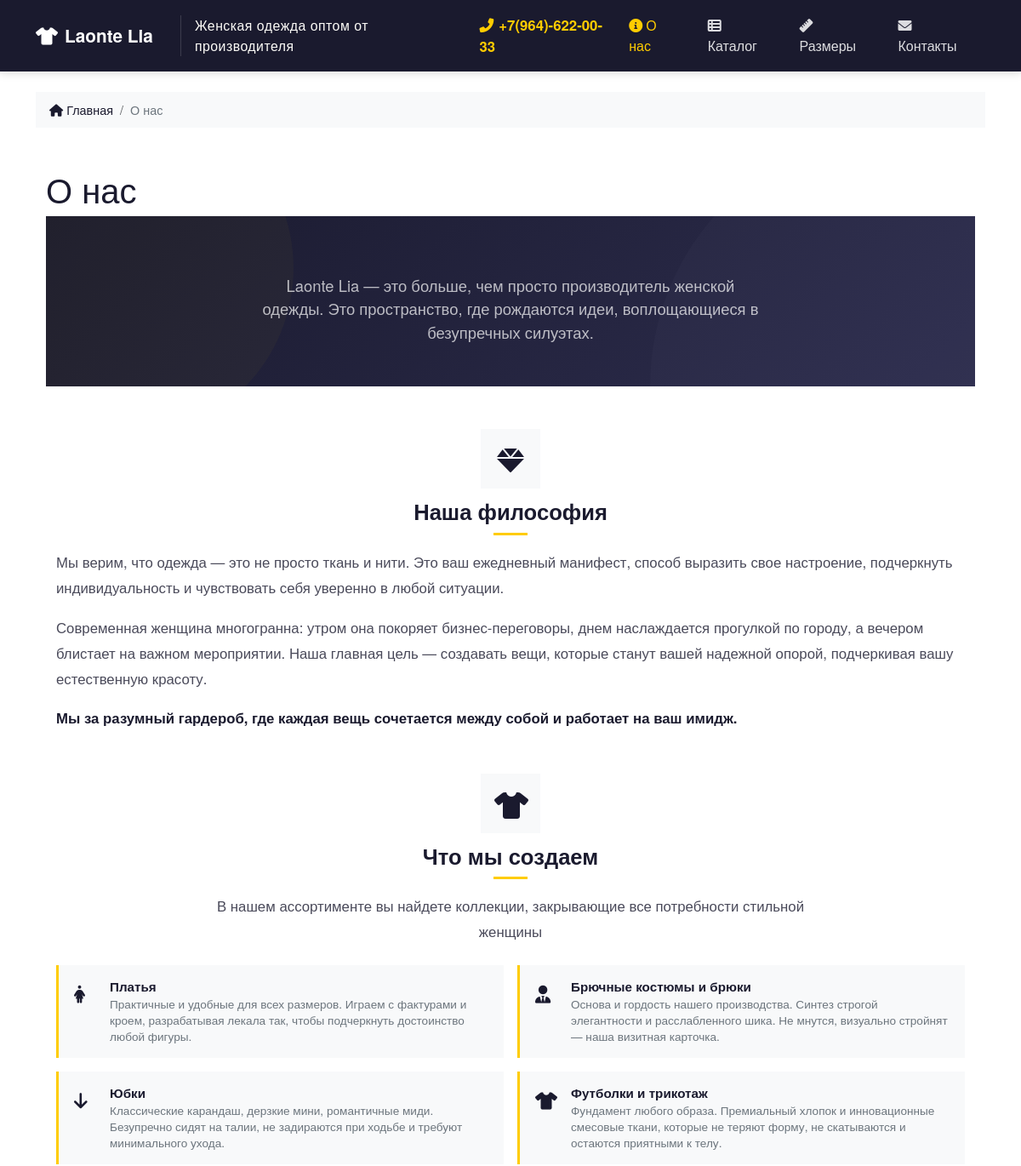
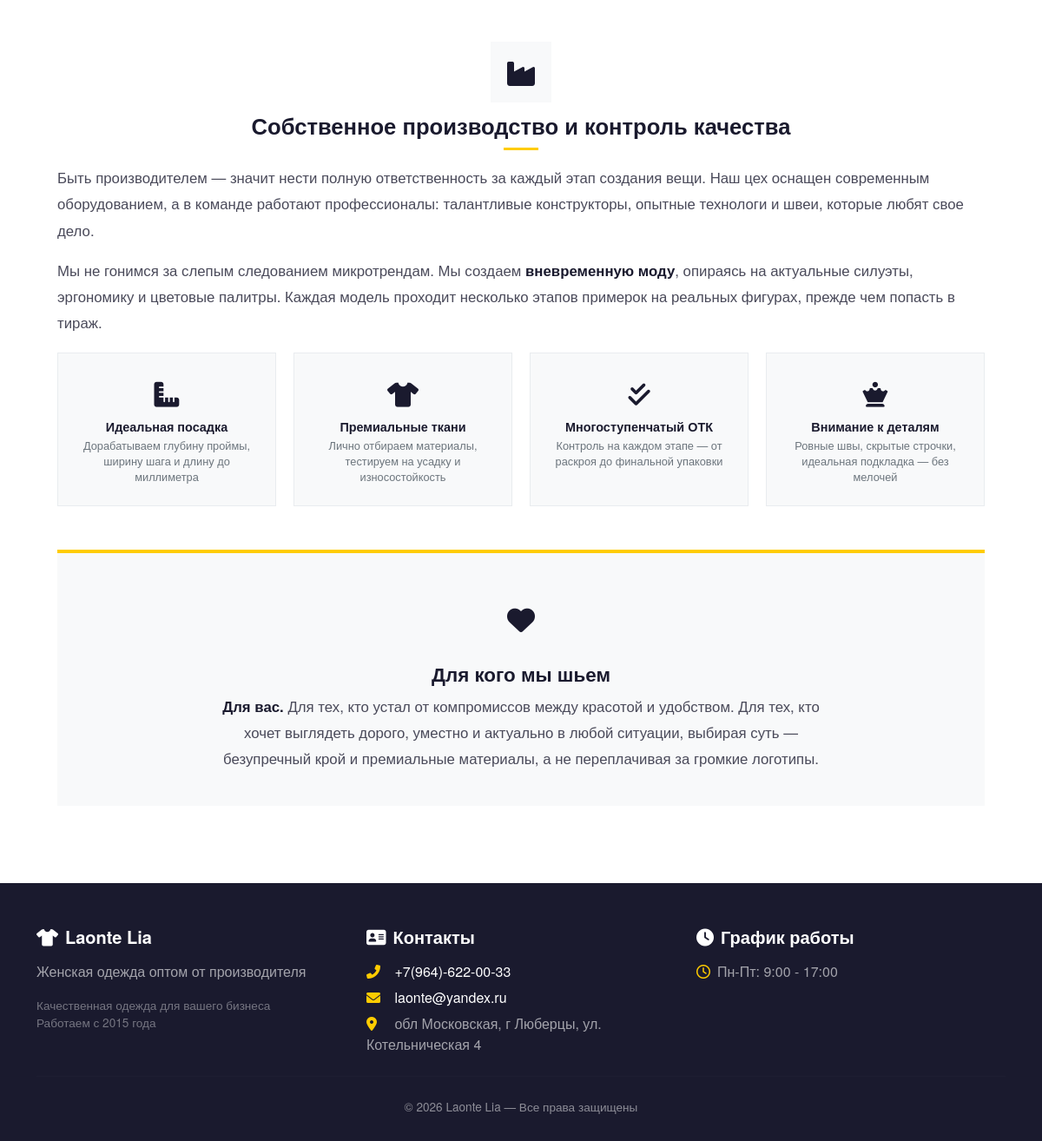
The page /about/ on the database its author committed (2 pictures, top to bottom).
### shop/models.py (models this page shows, shortened)
class SiteSettings(models.Model):
    company_name = models.CharField(
        "Название компании", max_length=100, default="Laonte Lia"
    )
    phone = models.CharField("Телефон", max_length=20, blank=True)
    phone_extra = models.CharField(
        "Доп. телефон",
        max_length=20,
        blank=True,
        help_text="Например: 8 (800) 555-35-35",
    )
    email = models.EmailField("Email", blank=True)
    address = models.CharField("Адрес", max_length=200, blank=True)
    work_hours = models.CharField(
        "График работы",
        max_length=100,
        blank=True,
        help_text="Например: Пн–Пт: 9:00–18:00",
    )
    footer_text = models.CharField(
        "Текст в подвале",
        max_length=200,
        blank=True,
        default="&copy; 2026 Laonte Lia — Все права защищены",
    )
    vk_link = models.URLField("VK", blank=True)
    telegram_link = models.URLField("Telegram", blank=True)
    instagram_link = models.URLField("Instagram", blank=True)
    class Meta:
        verbose_name = "Настройки сайта"
        verbose_name_plural = "Настройки сайта"

class AboutUs(models.Model):
    title = models.CharField("Заголовок", max_length=100, default="О нас")
    content = models.TextField("Текст", help_text="Можно использовать HTML")
    image = models.ImageField("Фото", upload_to="about/", blank=True, null=True)
    is_active = models.BooleanField("Активно", default=True)
    class Meta:
        verbose_name = "О нас"
        verbose_name_plural = "О нас"

### shop/views.py (the view)
# urls.py: path("about/", views.about_us, name="about_us"),
def about_us(request):
    try:
        about = AboutUs.objects.get(is_active=True)
    except AboutUs.DoesNotExist:
        about = None
    return render(request, "shop/about.html", {"about": about})

### shop/context_processors.py (called while the page is built)
def site_settings(request):
    try:
        settings = SiteSettings.objects.get()
    except SiteSettings.DoesNotExist:
        settings = None
    return {"site_settings": settings}

### shop/templates/shop/about.html (shortened to what this page needs)
{% extends "shop/base.html" %}
{% block content %}
<div class="container my-5">
    <div class="row align-items-center">
        <div class="{% if about.image %}col-md-6{% else %}col-12{% endif %}">
            <h1>{{ about.title }}</h1>
            <div class="content">
                {{ about.content|safe }}
            </div>
        </div>
    </div>
{% endblock %}

### shop/templates/shop/base.html (shortened to what this page needs)
<!DOCTYPE html>
<html lang="ru">
<head>
    <link href="https://cdn.jsdelivr.net/npm/bootstrap@5.3.0/dist/css/bootstrap.min.css" rel="stylesheet">
    <link rel="stylesheet" href="https://cdnjs.cloudflare.com/ajax/libs/font-awesome/6.0.0/css/all.min.css">
</head>
<body>
    <nav class="navbar navbar-expand-lg">
        <div class="container">
            <div class="brand-wrapper">
                <a class="navbar-brand" href="/">
                    <i class="fas fa-tshirt me-2"></i>{{ site_settings.company_name|default:"Laonte Lia" }}
                </a>
                <span class="brand-slogan">Женская одежда оптом от производителя</span>
            </div>
            {% if site_settings.phone %}
                <span class="phone-number d-none d-lg-inline">
                    <i class="fas fa-phone-alt"></i>{{ site_settings.phone }}
                </span>
            {% endif %}
            <div class="collapse navbar-collapse" id="navbarNav">
                <ul class="navbar-nav ms-auto">
                    <li class="nav-item">
                        <a class="nav-link {% if request.resolver_match.url_name == 'about_us' %}active{% endif %}" href="{% url 'about_us' %}">
                            <i class="fas fa-info-circle me-1"></i>О нас
                        </a>
                    </li>
                    <li class="nav-item">
                        <a class="nav-link {% if request.resolver_match.url_name == 'catalog' or request.resolver_match.url_name == 'product_list_by_category' %}active{% endif %}" href="{% url 'catalog' %}">
                            <i class="fas fa-th-list me-1"></i>Каталог
                        </a>
                    </li>
                    <li class="nav-item">
                        <a class="nav-link {% if request.resolver_match.url_name == 'size_chart' %}active{% endif %}" href="{% url 'size_chart' %}">
                            <i class="fas fa-ruler me-1"></i>Размеры
                        </a>
                    </li>
                    <li class="nav-item">
                        <a class="nav-link {% if request.resolver_match.url_name == 'contact' %}active{% endif %}" href="{% url 'contact' %}">
                            <i class="fas fa-envelope me-1"></i>Контакты
                        </a>
                    </li>
                </ul>
            </div>
        </div>
    </nav>
    <main class="container mt-4">
        {% block breadcrumbs %}
        <nav aria-label="breadcrumb" class="mb-4">
            <ol class="breadcrumb">
                <li class="breadcrumb-item"><a href="/"><i class="fas fa-home me-1"></i>Главная</a></li>
                {% if category %}
                    <li class="breadcrumb-item"><a href="{% url 'catalog' %}">Каталог</a></li>
                    <li class="breadcrumb-item active" aria-current="page">{{ category.name }}</li>
                {% elif request.resolver_match.url_name == 'catalog' %}
                    <li class="breadcrumb-item active" aria-current="page">Каталог</li>
                {% elif request.resolver_match.url_name == 'size_chart' %}
                    <li class="breadcrumb-item active" aria-current="page">Таблица размеров</li>
                {% elif request.resolver_match.url_name == 'contact' %}
                    <li class="breadcrumb-item active" aria-current="page">Контакты</li>
                {% elif request.resolver_match.url_name == 'view_order' %}
                    <li class="breadcrumb-item active" aria-current="page">Моя заявка</li>
                {% elif request.resolver_match.url_name == 'about_us' %}
                    <li class="breadcrumb-item active" aria-current="page">О нас</li>
                {% else %}
                    <li class="breadcrumb-item active" aria-current="page">Каталог</li>
                {% endif %}
            </ol>
        </nav>
        {% endblock %}
        {% block content %}
        {% endblock %}
    </main>
    <footer class="footer">
        <div class="container">
            <div class="row">
                <div class="col-md-4 mb-4 mb-md-0">
                    <h5><i class="fas fa-tshirt me-2"></i>{{ site_settings.company_name|default:"Laonte Lia" }}</h5>
                    <p style="color: rgba(255,255,255,0.6);">Женская одежда оптом от производителя</p>
                    <p style="color: rgba(255,255,255,0.4); font-size: 0.85rem;">
                        Качественная одежда для вашего бизнеса<br>
                        Работаем с 2015 года
                    </p>
                </div>
                <div class="col-md-4 mb-4 mb-md-0">
                    <h5><i class="fas fa-address-card me-2"></i>Контакты</h5>
                    {% if site_settings.phone %}
                        <p style="margin-bottom: 6px;">
                            <i class="fas fa-phone-alt me-2" style="color: #ffcc00; width: 20px;"></i>
                            <a href="tel:{{ site_settings.phone }}" class="text-white text-decoration-none">{{ site_settings.phone }}</a>
                        </p>
                    {% endif %}
                    {% if site_settings.email %}
                        <p style="margin-bottom: 6px;">
                            <i class="fas fa-envelope me-2" style="color: #ffcc00; width: 20px;"></i>
                            <a href="mailto:{{ site_settings.email }}" class="text-white text-decoration-none">{{ site_settings.email }}</a>
                        </p>
                    {% endif %}
                    {% if site_settings.address %}
                        <p style="margin-bottom: 0;">
                            <i class="fas fa-map-marker-alt me-2" style="color: #ffcc00; width: 20px;"></i>
                            <span style="color: rgba(255,255,255,0.6);">{{ site_settings.address }}</span>
                        </p>
                    {% endif %}
                </div>
                <div class="col-md-4">
                    <h5><i class="fas fa-clock me-2"></i>График работы</h5>
                    {% if site_settings.work_hours %}
                        <p style="color: rgba(255,255,255,0.6);">
                            <i class="far fa-clock me-2" style="color: #ffcc00;"></i>{{ site_settings.work_hours }}
                        </p>
                    {% endif %}
                </div>
            </div>
            <hr class="footer-divider">
            <div class="footer-copy text-center">
                {{ site_settings.footer_text|safe|default:"&copy; 2026 Laonte Lia — Все права защищены" }}
            </div>
        </div>
    </footer>
</body>
</html>

### shop/templates/shop/base.html (style rules this page uses)
html, body { height: 100%; margin: 0; }
body { display: flex; flex-direction: column; min-height: 100vh; font-family: 'Helvetica Neue', Arial, sans-serif; background-color: #ffffff; color: #1a1a2e; }
main { flex: 1 0 auto; }
.footer { flex-shrink: 0; margin-top: 0; background: #1a1a2e !important; color: rgba(255,255,255,0.85); padding: 50px 0 30px; }
.navbar { background: #1a1a2e !important; padding: 10px 0; box-shadow: 0 2px 10px rgba(0,0,0,0.15); }
.navbar .navbar-brand { font-weight: 700; font-size: 1.3rem; color: #ffffff !important; }
.navbar .brand-slogan { display: inline-block; font-size: 0.99rem; color: #fcfbf7; letter-spacing: 0.5px; margin-left: 16px; padding-left: 16px; border-left: 1px solid rgba(255,255,255,0.15); font-weight: 500; }
.navbar .brand-wrapper { display: flex; align-items: center; }
.navbar .phone-number { color: #ffcc00; font-weight: 700; font-size: 1.05rem; margin-left: 20px; }
.navbar .phone-number i { margin-right: 6px; }
.navbar .nav-link { color: rgba(255,255,255,0.85) !important; font-weight: 500; padding: 8px 16px !important; transition: all 0.3s; }
.navbar .nav-link.active { color: #ffcc00 !important; }
.breadcrumb { background: #f8f9fa; padding: 10px 16px; border-radius: 0; font-size: 0.9rem; }
.breadcrumb a { color: #1a1a2e; text-decoration: none; }
.breadcrumb .active { color: #6c757d; }
.footer h5 { color: #ffffff; font-weight: 700; margin-bottom: 16px; }
.footer a { color: rgba(255,255,255,0.7); text-decoration: none; transition: all 0.3s; }
.footer .footer-divider { border-color: rgba(255,255,255,0.08); margin: 24px 0; }
.footer .footer-copy { font-size: 0.85rem; color: rgba(255,255,255,0.5); }

### rows shown on the page
SiteSettings: company_name "Laonte Lia", phone "+7(964)-622-00-33", email "laonte@yandex.ru", address "обл Московская, г Люберцы, ул. Котельническая 4", work_hours "Пн-Пт: 9:00 - 17:00", footer_text "© 2026 Laonte Lia — Все права защищены"
AboutUs: title "О нас", content "Laonte Lia — это больше, чем просто производитель женской одежды. Это пространство, где рождаются идеи, воплощающиеся в безупречных силуэтах. Наша философия Мы верим, что одежда — это не просто ткань и нити. Это ваш ежедневный манифест, способ выразить свое настроение, подчеркнуть индивидуальность и чувствовать себя уверенно в любой ситуации. Современная женщина многогранна: утром она покоряет бизнес-переговоры, днем наслаждается прогулкой по городу, а вечером блистает на важном мероприятии. Наша главная цель — создавать вещи, которые станут вашей надежной опорой, подчеркивая вашу естественную красоту. Мы за разумный гардероб, где каждая вещь сочетается между собой и работает на ваш имидж.…"
